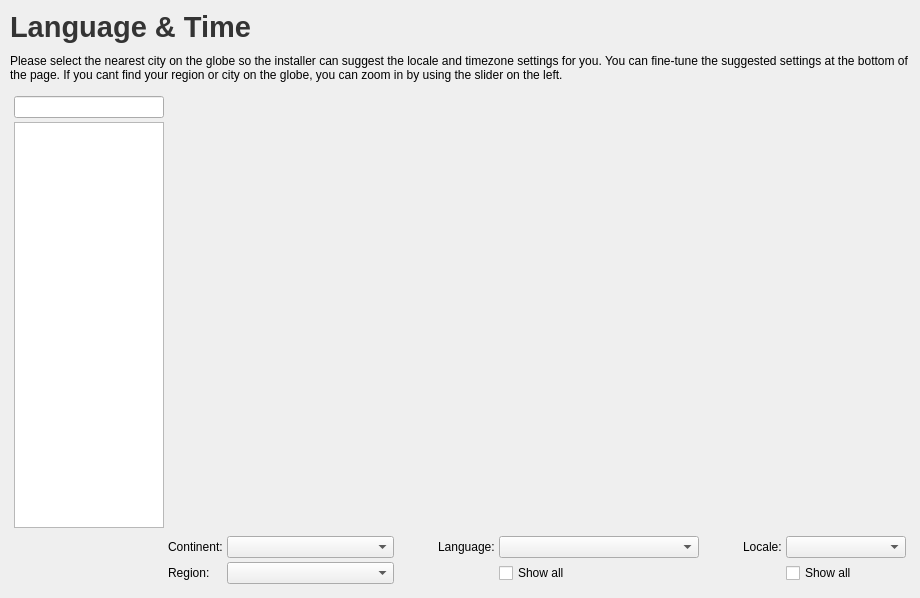
<?xml version="1.0" encoding="UTF-8"?>
<ui version="4.0">
 <class>Locale</class>
 <widget class="QWidget" name="Locale">
  <property name="geometry">
   <rect>
    <x>0</x>
    <y>0</y>
    <width>920</width>
    <height>596</height>
   </rect>
  </property>
  <property name="windowTitle">
   <string>Form</string>
  </property>
  <layout class="QVBoxLayout" name="verticalLayout">
   <property name="spacing">
    <number>10</number>
   </property>
   <property name="margin">
    <number>10</number>
   </property>
   <item>
    <widget class="QLabel" name="label_4">
     <property name="font">
      <font>
       <pointsize>14</pointsize>
      </font>
     </property>
     <property name="text">
      <string>&lt;!DOCTYPE HTML PUBLIC &quot;-//W3C//DTD HTML 4.0//EN&quot; &quot;http://www.w3.org/TR/REC-html40/strict.dtd&quot;&gt;
&lt;html&gt;&lt;head&gt;&lt;meta name=&quot;qrichtext&quot; content=&quot;1&quot; /&gt;&lt;style type=&quot;text/css&quot;&gt;
p, li { white-space: pre-wrap; }
&lt;/style&gt;&lt;/head&gt;&lt;body style=&quot; font-family:'Bitstream Vera Sans'; font-size:9pt; font-weight:400; font-style:normal;&quot;&gt;
&lt;p style=&quot; margin-top:0px; margin-bottom:0px; margin-left:0px; margin-right:0px; -qt-block-indent:0; text-indent:0px; font-family:'Sans Serif'; font-size:10pt;&quot;&gt;&lt;span style=&quot; font-size:22pt; font-weight:600; color:#343434;&quot;&gt;Language &amp;amp; Time&lt;/span&gt;&lt;/p&gt;&lt;/body&gt;&lt;/html&gt;</string>
     </property>
     <property name="alignment">
      <set>Qt::AlignLeading|Qt::AlignLeft|Qt::AlignVCenter</set>
     </property>
    </widget>
   </item>
   <item>
    <widget class="QLabel" name="label_5">
     <property name="text">
      <string>Please select the nearest city on the globe so the installer can suggest the locale and timezone settings for you. You can fine-tune the suggested settings at the bottom of the page. If you cant find your region or city on the globe, you can zoom in by using the slider on the left.</string>
     </property>
     <property name="wordWrap">
      <bool>true</bool>
     </property>
    </widget>
   </item>
   <item>
    <layout class="QGridLayout" name="gridLayout_2">
     <property name="margin">
      <number>4</number>
     </property>
     <property name="spacing">
      <number>4</number>
     </property>
     <item row="0" column="0">
      <widget class="KLineEdit" name="locationsSearch">
       <property name="sizePolicy">
        <sizepolicy hsizetype="Preferred" vsizetype="Fixed">
         <horstretch>0</horstretch>
         <verstretch>0</verstretch>
        </sizepolicy>
       </property>
       <property name="clickMessage">
        <string>Search...</string>
       </property>
      </widget>
     </item>
     <item row="0" column="1" rowspan="3">
      <widget class="Marble::MarbleWidget" name="marble" native="true">
       <property name="sizePolicy">
        <sizepolicy hsizetype="MinimumExpanding" vsizetype="MinimumExpanding">
         <horstretch>0</horstretch>
         <verstretch>0</verstretch>
        </sizepolicy>
       </property>
       <property name="minimumSize">
        <size>
         <width>0</width>
         <height>450</height>
        </size>
       </property>
       <property name="zoom">
        <number>1045</number>
       </property>
      </widget>
     </item>
     <item row="1" column="0">
      <widget class="QListView" name="locationsView">
       <property name="sizePolicy">
        <sizepolicy hsizetype="Maximum" vsizetype="Expanding">
         <horstretch>0</horstretch>
         <verstretch>0</verstretch>
        </sizepolicy>
       </property>
       <property name="maximumSize">
        <size>
         <width>150</width>
         <height>16777215</height>
        </size>
       </property>
      </widget>
     </item>
     <item row="5" column="1">
      <layout class="QGridLayout" name="gridLayout_3">
       <item row="0" column="0">
        <widget class="QLabel" name="label">
         <property name="sizePolicy">
          <sizepolicy hsizetype="Preferred" vsizetype="Preferred">
           <horstretch>0</horstretch>
           <verstretch>0</verstretch>
          </sizepolicy>
         </property>
         <property name="minimumSize">
          <size>
           <width>0</width>
           <height>0</height>
          </size>
         </property>
         <property name="text">
          <string>Continent:</string>
         </property>
        </widget>
       </item>
       <item row="0" column="1">
        <widget class="QComboBox" name="continentCombo">
         <property name="sizePolicy">
          <sizepolicy hsizetype="Expanding" vsizetype="Fixed">
           <horstretch>0</horstretch>
           <verstretch>0</verstretch>
          </sizepolicy>
         </property>
         <property name="maximumSize">
          <size>
           <width>250</width>
           <height>16777215</height>
          </size>
         </property>
        </widget>
       </item>
       <item row="0" column="3">
        <widget class="QLabel" name="label_3">
         <property name="text">
          <string>Language:</string>
         </property>
        </widget>
       </item>
       <item row="0" column="4" colspan="3">
        <widget class="QComboBox" name="kdeLanguageCombo">
         <property name="sizePolicy">
          <sizepolicy hsizetype="Expanding" vsizetype="Fixed">
           <horstretch>0</horstretch>
           <verstretch>0</verstretch>
          </sizepolicy>
         </property>
         <property name="minimumSize">
          <size>
           <width>200</width>
           <height>0</height>
          </size>
         </property>
        </widget>
       </item>
       <item row="0" column="8">
        <widget class="QLabel" name="label_2">
         <property name="text">
          <string>Locale:</string>
         </property>
        </widget>
       </item>
       <item row="0" column="9" colspan="2">
        <widget class="QComboBox" name="localeCombo">
         <property name="sizePolicy">
          <sizepolicy hsizetype="Expanding" vsizetype="Fixed">
           <horstretch>0</horstretch>
           <verstretch>0</verstretch>
          </sizepolicy>
         </property>
         <property name="minimumSize">
          <size>
           <width>120</width>
           <height>0</height>
          </size>
         </property>
        </widget>
       </item>
       <item row="0" column="2">
        <spacer name="horizontalSpacer">
         <property name="orientation">
          <enum>Qt::Horizontal</enum>
         </property>
         <property name="sizeType">
          <enum>QSizePolicy::Fixed</enum>
         </property>
         <property name="sizeHint" stdset="0">
          <size>
           <width>40</width>
           <height>20</height>
          </size>
         </property>
        </spacer>
       </item>
       <item row="0" column="7">
        <spacer name="horizontalSpacer_2">
         <property name="orientation">
          <enum>Qt::Horizontal</enum>
         </property>
         <property name="sizeType">
          <enum>QSizePolicy::Fixed</enum>
         </property>
         <property name="sizeHint" stdset="0">
          <size>
           <width>40</width>
           <height>20</height>
          </size>
         </property>
        </spacer>
       </item>
       <item row="1" column="9" colspan="2">
        <widget class="QCheckBox" name="showLocalesCheck">
         <property name="text">
          <string>Show all</string>
         </property>
        </widget>
       </item>
       <item row="1" column="4" colspan="3">
        <widget class="QCheckBox" name="showKDELangsCheck">
         <property name="text">
          <string>Show all</string>
         </property>
        </widget>
       </item>
       <item row="1" column="0">
        <widget class="QLabel" name="label_6">
         <property name="text">
          <string>Region: </string>
         </property>
        </widget>
       </item>
       <item row="1" column="1">
        <widget class="QComboBox" name="regionCombo"/>
       </item>
      </layout>
     </item>
    </layout>
   </item>
  </layout>
 </widget>
 <customwidgets>
  <customwidget>
   <class>KLineEdit</class>
   <extends>QLineEdit</extends>
   <header>klineedit.h</header>
  </customwidget>
  <customwidget>
   <class>Marble::MarbleWidget</class>
   <extends>QWidget</extends>
   <header location="global">marble/MarbleWidget.h</header>
   <container>1</container>
  </customwidget>
 </customwidgets>
 <resources/>
 <connections/>
</ui>
